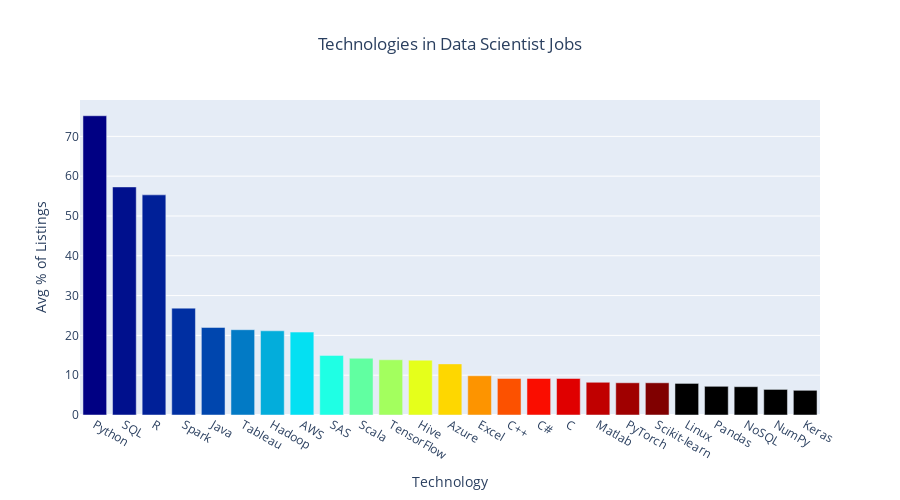

Write notebook code for a chart like this one.
### Markdown cell above
# Using Plotly to Make New Charts

### Code cell
cmax=200
cmin=50
color_s = np.linspace(cmin, cmax, 20)

data = [
    go.Bar(
        x=df_20.index,          
        y=df_20['2020']*100,
        marker=dict(
            colorscale='Jet',
            color=color_s
        ),
    )
]

layout = {
     'title': 'Technologies in Data Scientist Jobs',
    'yaxis': {'title': 'Avg % of Listings', },
    'xaxis': {'title': "Technology", 'tickmode': 'linear'},
    'title_x':0.5,
    'height': 500
    
}

fig = go.Figure(data=data, layout=layout)
py.iplot(fig)

### Figure 1 — Plotly figure (JSON) as saved in the notebook; plotly's stock layout.template omitted (floating-point values rounded to 4 significant figures)
{"data": [{"marker": {"color": [50, 57.89, 65.79, 73.68, 81.58, 89.47, 97.37, 105.3, 113.2, 121.1, 128.9, 136.8, 144.7, 152.6, 160.5, 168.4, 176.3, 184.2, 192.1, 200], "colorscale": [[0, "rgb(0,0,131)"], [0.2, "rgb(0,60,170)"], [0.4, "rgb(5,255,255)"], [0.6, "rgb(255,255,0)"], [0.8, "rgb(250,0,0)"], [1, "rgb(128,0,0)"]]}, "type": "bar", "x": ["Python", "SQL", "R", "Spark", "Java", "Tableau", "Hadoop", "AWS", "SAS", "Scala", "TensorFlow", "Hive", "Azure", "Excel", "C++", "C#", "C", "Matlab", "PyTorch", "Scikit-learn", "Linux", "Pandas", "NoSQL", "NumPy", "Keras"], "y": [75.18, 57.3, 55.31, 26.85, 22.0, 21.43, 21.15, 20.83, 14.97, 14.25, 13.87, 13.77, 12.84, 9.864, 9.176, 9.176, 9.176, 8.222, 8.097, 8.091, 7.933, 7.21, 7.109, 6.426, 6.204]}], "layout": {"height": 500, "title": {"text": "Technologies in Data Scientist Jobs", "x": 0.5}, "xaxis": {"tickmode": "linear", "title": {"text": "Technology"}}, "yaxis": {"title": {"text": "Avg % of Listings"}}}}
